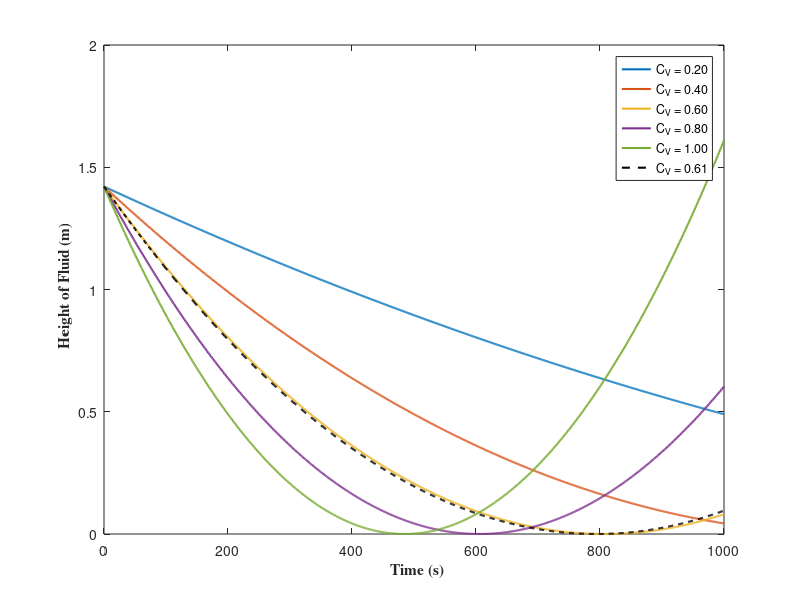

Write MATLAB code to recreate this figure. (Note: this script raises an error after producing the figure.)
t = linspace(0,1000,1001); % s
cv_fix = 0.61; % fix value of cv
cv = linspace(0.2,1,5);
a2a1 = 1/900; % ratio of outlet area to surface
z0 = 1.421; % initial height, m
g = 9.81; % m/s^2 
a2 = 5.067e-4; % area of outlet, m^2

z1 = (sqrt(z0) - cv_fix/2*a2a1*sqrt(2*g).*t).^2;
q1 = cv_fix*a2*sqrt(2*g)*(sqrt(z0) - cv_fix/2*a2a1*sqrt(2*g).*t);
%% *Plot of z(t) and Q(t) vs t for many Cv (w/ fixed Cv too)*

for i = 1:length(cv)
    z2 = (sqrt(z0) - cv(i)/2*a2a1*sqrt(2*g).*t).^2;
    plot(t,z2,'linewidth',1.5)
    hold on
end
plot(t,z1,'color','k','LineWidth',1.5,'LineStyle',"--")
xlabel('\bf \fontname{Times} Time (s)')
ylabel('\bf \fontname{Times} Height of Fluid (m)')
legend('C_V = 0.20','C_V = 0.40','C_V = 0.60','C_V = 0.80','C_V = 1.00','C_V = 0.61')
ax = gca; ax.FontSize = 15; ax.FontName = 'times'; ax.LineWidth = 1.5; 
ax.XLim = [0 800];ax.YLim = [0 1.5]; ytickformat('%.1f')
hold off

for i = 1:length(cv)
    q2 = cv(i)*a2*sqrt(2*g)*(sqrt(z0) - cv(i)/2*a2a1*sqrt(2*g).*t);
    plot(t,q2,'linewidth',1.5)
    hold on
end
plot(t,q1,'color','k','LineWidth',1.5,"LineStyle","--")
yline(8.172e-3,'color','k','linewidth',1.5,'linestyle','--');
text(100,7.8e-3,"Q = 8.172 x 10^-^3 m^3/s from Scenario I",'FontName','times', ...
    "FontWeight","bold","FontSize",15)
xlabel('\bf \fontname{Times} Time (s)')
ylabel('\bf \fontname{Times} Volumetric Flow Rate (m^3/s)')
legend('C_V = 0.20','C_V = 0.40','C_V = 0.60','C_V = 0.80','C_V = 1.00','C_V = 0.61')
ax = gca; ax.FontSize = 15; ax.FontName = 'times'; ax.LineWidth = 1.5; 
ax.XLim = [0 800];ax.YLim = [0 9e-3];ytickformat('%.1f')
hold off
%% Plot of z(t) and Q(t) vs t for Cv = 0.61 with many N2 pressure

P1 = linspace(0,3e5,7); % Pa, pressure inlet
rho = 1400; % kg/m^3

for i = 1:length(P1)
    z3 = 1/g*((sqrt(P1(i)/rho + z0*g) - sqrt(2)/2*g*cv_fix*a2a1.*t).^2 - P1(i)/rho);
    plot(t,z3,'linewidth',1.5)
    hold on
end
xlabel('\bf \fontname{Times} Time (s)')
ylabel('\bf \fontname{Times} Height of Fluid (m)')
legend('P_I_n_l_e_t = 0 kPa','P_I_n_l_e_t = 50 kPa','P_I_n_l_e_t = 100 kPa','P_I_n_l_e_t = 150 kPa', ...
    'P_I_n_l_e_t = 200 kPa','P_I_n_l_e_t = 250 kPa','P_I_n_l_e_t = 300 kPa')
ax = gca; ax.FontSize = 15; ax.FontName = 'times'; ax.LineWidth = 1.5; 
ax.XLim = [0 800];ax.YLim = [0 1.5];ytickformat('%.1f')
hold off

for i = 1:length(P1)
    q3 = cv_fix*a2*sqrt(2*(sqrt(P1(i)/rho + z0*g) - sqrt(2)/2*g*cv_fix*a2a1.*t).^2);
    plot(t,q3,'linewidth',1.5)
    hold on
end
xlabel('\bf \fontname{Times} Time (s)')
ylabel('\bf \fontname{Times} Volumetric Flow Rate (m^3/s)')
legend('P_I_n_l_e_t = 0 kPa','P_I_n_l_e_t = 50 kPa','P_I_n_l_e_t = 100 kPa','P_I_n_l_e_t = 150 kPa', ...
    'P_I_n_l_e_t = 200 kPa','P_I_n_l_e_t = 250 kPa','P_I_n_l_e_t = 300 kPa')
ax = gca; ax.FontSize = 15; ax.FontName = 'times'; ax.LineWidth = 1.5; 
ax.XLim = [0 800];ax.YLim = [0 9e-3];ytickformat('%.1f')
hold off